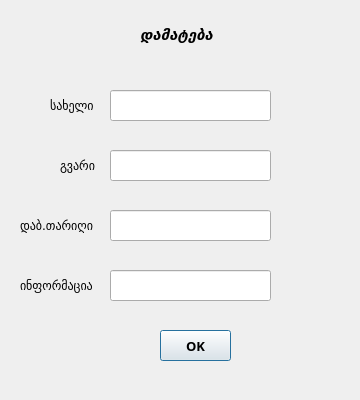
<?xml version="1.0" encoding="UTF-8"?>
<ui version="4.0">
 <class>DialogAdd</class>
 <widget class="QDialog" name="DialogAdd">
  <property name="geometry">
   <rect>
    <x>0</x>
    <y>0</y>
    <width>360</width>
    <height>400</height>
   </rect>
  </property>
  <property name="minimumSize">
   <size>
    <width>360</width>
    <height>400</height>
   </size>
  </property>
  <property name="maximumSize">
   <size>
    <width>360</width>
    <height>400</height>
   </size>
  </property>
  <property name="windowTitle">
   <string>Dialog</string>
  </property>
  <widget class="QLabel" name="label">
   <property name="geometry">
    <rect>
     <x>50</x>
     <y>90</y>
     <width>51</width>
     <height>31</height>
    </rect>
   </property>
   <property name="font">
    <font>
     <family>Sylfaen</family>
     <pointsize>9</pointsize>
    </font>
   </property>
   <property name="text">
    <string>სახელი</string>
   </property>
  </widget>
  <widget class="QLineEdit" name="lineEdit">
   <property name="geometry">
    <rect>
     <x>110</x>
     <y>90</y>
     <width>161</width>
     <height>31</height>
    </rect>
   </property>
   <property name="maximumSize">
    <size>
     <width>400</width>
     <height>300</height>
    </size>
   </property>
   <property name="font">
    <font>
     <family>Sylfaen</family>
     <pointsize>9</pointsize>
    </font>
   </property>
  </widget>
  <widget class="QLabel" name="label_2">
   <property name="geometry">
    <rect>
     <x>60</x>
     <y>140</y>
     <width>41</width>
     <height>51</height>
    </rect>
   </property>
   <property name="font">
    <font>
     <family>Sylfaen</family>
     <pointsize>9</pointsize>
    </font>
   </property>
   <property name="text">
    <string>გვარი</string>
   </property>
  </widget>
  <widget class="QLineEdit" name="lineEdit_2">
   <property name="geometry">
    <rect>
     <x>110</x>
     <y>150</y>
     <width>161</width>
     <height>31</height>
    </rect>
   </property>
   <property name="font">
    <font>
     <family>Sylfaen</family>
     <pointsize>9</pointsize>
    </font>
   </property>
  </widget>
  <widget class="QLabel" name="label_3">
   <property name="geometry">
    <rect>
     <x>20</x>
     <y>200</y>
     <width>91</width>
     <height>51</height>
    </rect>
   </property>
   <property name="font">
    <font>
     <family>Sylfaen</family>
     <pointsize>9</pointsize>
    </font>
   </property>
   <property name="text">
    <string>დაბ.თარიღი</string>
   </property>
  </widget>
  <widget class="QLineEdit" name="lineEdit_3">
   <property name="geometry">
    <rect>
     <x>110</x>
     <y>210</y>
     <width>161</width>
     <height>31</height>
    </rect>
   </property>
   <property name="font">
    <font>
     <family>Sylfaen</family>
     <pointsize>9</pointsize>
    </font>
   </property>
  </widget>
  <widget class="QLabel" name="label_4">
   <property name="geometry">
    <rect>
     <x>20</x>
     <y>260</y>
     <width>81</width>
     <height>51</height>
    </rect>
   </property>
   <property name="font">
    <font>
     <family>Sylfaen</family>
     <pointsize>9</pointsize>
    </font>
   </property>
   <property name="text">
    <string>ინფორმაცია</string>
   </property>
  </widget>
  <widget class="QLineEdit" name="lineEdit_4">
   <property name="geometry">
    <rect>
     <x>110</x>
     <y>270</y>
     <width>161</width>
     <height>31</height>
    </rect>
   </property>
   <property name="font">
    <font>
     <family>Sylfaen</family>
     <pointsize>9</pointsize>
    </font>
   </property>
  </widget>
  <widget class="QPushButton" name="pushButton">
   <property name="geometry">
    <rect>
     <x>160</x>
     <y>330</y>
     <width>71</width>
     <height>31</height>
    </rect>
   </property>
   <property name="maximumSize">
    <size>
     <width>400</width>
     <height>300</height>
    </size>
   </property>
   <property name="font">
    <font>
     <family>Sylfaen</family>
     <pointsize>10</pointsize>
     <weight>75</weight>
     <bold>true</bold>
    </font>
   </property>
   <property name="text">
    <string>OK</string>
   </property>
  </widget>
  <widget class="QLabel" name="label_5">
   <property name="geometry">
    <rect>
     <x>140</x>
     <y>20</y>
     <width>101</width>
     <height>31</height>
    </rect>
   </property>
   <property name="font">
    <font>
     <family>Palatino Linotype</family>
     <pointsize>11</pointsize>
     <weight>75</weight>
     <italic>true</italic>
     <bold>true</bold>
    </font>
   </property>
   <property name="text">
    <string>დამატება</string>
   </property>
  </widget>
 </widget>
 <resources/>
 <connections/>
</ui>
